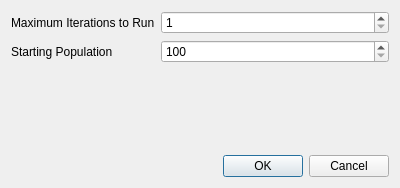
<?xml version="1.0" encoding="UTF-8"?>
<ui version="4.0">
 <class>SettingsDialog</class>
 <widget class="QDialog" name="SettingsDialog">
  <property name="geometry">
   <rect>
    <x>0</x>
    <y>0</y>
    <width>400</width>
    <height>188</height>
   </rect>
  </property>
  <property name="windowTitle">
   <string>Dialog</string>
  </property>
  <layout class="QVBoxLayout" name="verticalLayout">
   <item>
    <layout class="QFormLayout" name="formLayout">
     <item row="0" column="0">
      <widget class="QLabel" name="iterationsLabel">
       <property name="text">
        <string>Maximum Iterations to Run</string>
       </property>
      </widget>
     </item>
     <item row="0" column="1">
      <widget class="QSpinBox" name="iterationsBox">
       <property name="minimum">
        <number>1</number>
       </property>
      </widget>
     </item>
     <item row="1" column="0">
      <widget class="QLabel" name="populationLabel">
       <property name="text">
        <string>Starting Population</string>
       </property>
      </widget>
     </item>
     <item row="1" column="1">
      <widget class="QSpinBox" name="populationBox">
       <property name="minimum">
        <number>100</number>
       </property>
       <property name="maximum">
        <number>1000000</number>
       </property>
       <property name="singleStep">
        <number>100</number>
       </property>
      </widget>
     </item>
    </layout>
   </item>
   <item>
    <widget class="QDialogButtonBox" name="buttonBox">
     <property name="orientation">
      <enum>Qt::Horizontal</enum>
     </property>
     <property name="standardButtons">
      <set>QDialogButtonBox::Cancel|QDialogButtonBox::Ok</set>
     </property>
    </widget>
   </item>
  </layout>
 </widget>
 <resources/>
 <connections>
  <connection>
   <sender>buttonBox</sender>
   <signal>accepted()</signal>
   <receiver>SettingsDialog</receiver>
   <slot>accept()</slot>
   <hints>
    <hint type="sourcelabel">
     <x>257</x>
     <y>178</y>
    </hint>
    <hint type="destinationlabel">
     <x>157</x>
     <y>274</y>
    </hint>
   </hints>
  </connection>
  <connection>
   <sender>buttonBox</sender>
   <signal>rejected()</signal>
   <receiver>SettingsDialog</receiver>
   <slot>reject()</slot>
   <hints>
    <hint type="sourcelabel">
     <x>325</x>
     <y>178</y>
    </hint>
    <hint type="destinationlabel">
     <x>286</x>
     <y>274</y>
    </hint>
   </hints>
  </connection>
 </connections>
</ui>
